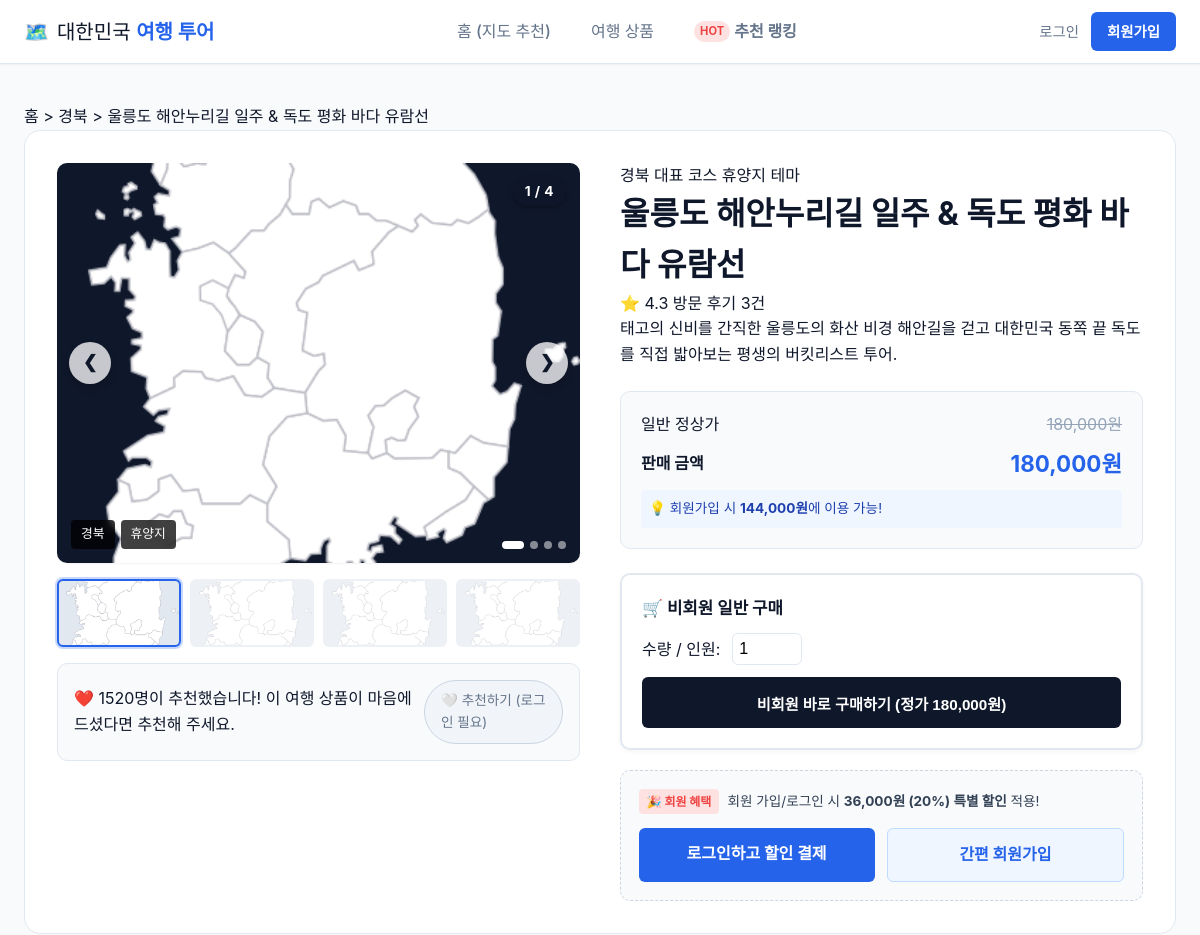
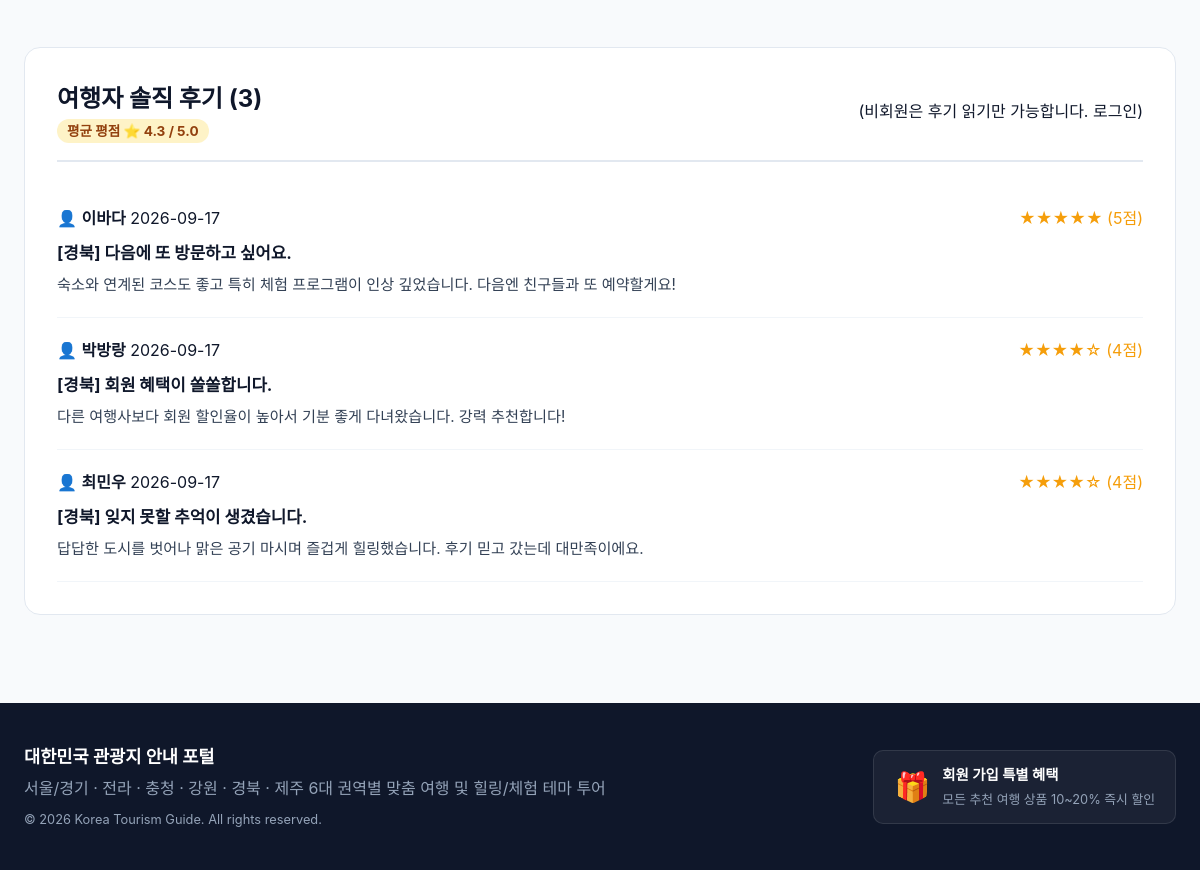
The page /products/27 on the database its author committed (2 pictures, top to bottom).
### models/tour.py (models this page shows, shortened)
class TourProduct(db.Model):
    __tablename__ = 'tour_products'
    id = db.Column(db.Integer, primary_key=True)
    name = db.Column(db.String(150), nullable=False, index=True)
    description = db.Column(db.Text, nullable=False)
    region = db.Column(db.String(50), nullable=False, index=True) # 6개 지역
    theme_id = db.Column(db.Integer, db.ForeignKey('themes.id'), nullable=False)
    original_price = db.Column(db.Integer, nullable=False)
    member_discount_rate = db.Column(db.Float, default=0.15) # 회원 15% 기본 할인
    recommendation_count = db.Column(db.Integer, default=0, index=True) # 누적 추천수
    image_url = db.Column(db.String(255), default='/static/img/default-tour.jpg')
    image_urls = db.Column(db.Text, nullable=True) # JSON 문자열 형태의 3~4개 이상 이미지 URL 목록
    created_at = db.Column(db.DateTime, default=lambda: datetime.now(timezone.utc))
    reviews = db.relationship('Review', backref='product', lazy='dynamic', cascade='all, delete-orphan')
    likes = db.relationship('ProductLike', backref='product', lazy='dynamic', cascade='all, delete-orphan')
    order_items = db.relationship('OrderItem', backref='product', lazy='dynamic')
    cart_items = db.relationship('CartItem', backref='product', lazy='dynamic')
    def get_discounted_price(self, is_member=False):
        if is_member:
            return int(self.original_price * (1 - self.member_discount_rate))
        return self.original_price
    def get_discount_amount(self, is_member=False):
        if is_member:
            return self.original_price - self.get_discounted_price(True)
        return 0
    def get_average_rating(self):
        review_list = self.reviews.all()
        if not review_list:
            return 0.0
        return round(sum(r.rating for r in review_list) / len(review_list), 1)
    def is_liked_by(self, user):
        if not user or not user.is_authenticated:
            return False
        return self.likes.filter_by(user_id=user.id).first() is not None
    def get_image_list(self):
        if self.image_urls:
            try:
                import json
                urls = json.loads(self.image_urls)
                if isinstance(urls, list) and len(urls) > 0:
                    return urls
            except Exception:
                urls = [u.strip() for u in self.image_urls.splitlines() if u.strip()]
                if urls:
                    return urls
        if self.image_url:
            return [self.image_url]
        return ['/static/img/default-tour.jpg']

class Theme(db.Model):
    __tablename__ = 'themes'
    id = db.Column(db.Integer, primary_key=True)
    code = db.Column(db.String(50), unique=True, nullable=False) # e.g. RESORT, EXPERIENCE
    name = db.Column(db.String(50), unique=True, nullable=False) # '휴양지', '체험'
    description = db.Column(db.String(200), nullable=True)
    is_active = db.Column(db.Boolean, default=True)
    products = db.relationship('TourProduct', backref='theme', lazy='dynamic')

### models/review.py (models this page shows, shortened)
class Review(db.Model):
    __tablename__ = 'reviews'
    id = db.Column(db.Integer, primary_key=True)
    user_id = db.Column(db.Integer, db.ForeignKey('users.id', ondelete='CASCADE'), nullable=False)
    product_id = db.Column(db.Integer, db.ForeignKey('tour_products.id', ondelete='CASCADE'), nullable=False)
    title = db.Column(db.String(150), nullable=False)
    content = db.Column(db.Text, nullable=False)
    rating = db.Column(db.Integer, default=5, nullable=False) # 1~5
    created_at = db.Column(db.DateTime, default=lambda: datetime.now(timezone.utc))
    updated_at = db.Column(db.DateTime, default=lambda: datetime.now(timezone.utc), onupdate=lambda: datetime.now(timezone.utc))

### models/user.py (models this page shows, shortened)
class User(UserMixin, db.Model):
    __tablename__ = 'users'
    id = db.Column(db.Integer, primary_key=True)
    username = db.Column(db.String(50), unique=True, nullable=False, index=True) # ID
    password_hash = db.Column(db.String(255), nullable=False)
    name = db.Column(db.String(80), nullable=False)                                # 이름
    email = db.Column(db.String(120), unique=True, nullable=False, index=True)   # email
    phone = db.Column(db.String(30), unique=True, nullable=False)                 # 전화번호
    role = db.Column(db.String(20), default='MEMBER')                             # MEMBER, ADMIN
    created_at = db.Column(db.DateTime, default=lambda: datetime.now(timezone.utc))
    reviews = db.relationship('Review', backref='author', lazy='dynamic', cascade='all, delete-orphan')
    orders = db.relationship('Order', backref='user', lazy='dynamic', cascade='all, delete-orphan')
    cart = db.relationship('Cart', backref='user', uselist=False, cascade='all, delete-orphan')
    likes = db.relationship('ProductLike', backref='user', lazy='dynamic', cascade='all, delete-orphan')

### views/product_views.py (the view)
@product_bp.route('/<int:product_id>')
def detail(product_id):
    product = TourProduct.query.get_or_404(product_id)
    cart_form = AddToCartForm(product_id=product.id)
    is_liked = product.is_liked_by(current_user)
    reviews = product.reviews.order_by(db.desc('created_at')).all()
    related_products = TourProduct.query.filter(
        TourProduct.region == product.region,
        TourProduct.id != product.id
    ).limit(3).all()
    return render_template(
        'product/detail.html',
        product=product,
        cart_form=cart_form,
        is_liked=is_liked,
        reviews=reviews,
        related_products=related_products
    )

### templates/product/detail.html (shortened to what this page needs)
{% extends "base.html" %}
{% block content %}
<div class="container page-content">
  <div class="breadcrumb">
    <a href="{{ url_for('main.index') }}">홈</a> &gt;
    <a href="{{ url_for('product.list_products', region=product.region) }}">{{ product.region }}</a> &gt;
    <span class="current">{{ product.name }}</span>
  </div>
  <div class="product-detail-layout">
    <div class="detail-gallery">
      {% set images = product.get_image_list() %}
      <div class="product-carousel" id="tourCarousel" data-total="{{ images|length }}">
        <div class="carousel-viewport" id="carouselViewport">
          <div class="carousel-track" id="carouselTrack">
            {% for img in images %}
              <div class="carousel-slide {% if loop.first %}active{% endif %}" data-index="{{ loop.index0 }}">
                <img src="{{ img }}" alt="{{ product.name }} 사진 {{ loop.index }}" class="carousel-img" onerror="this.src='/static/img/default-tour.jpg'">
              </div>
            {% endfor %}
          </div>
          <div class="image-tags">
            <span class="tag-region">{{ product.region }}</span>
            <span class="tag-theme">{{ product.theme.name }}</span>
          </div>
          {% if images|length > 1 %}
            <div class="carousel-counter">
              <span id="currentSlideNum">1</span> / <span>{{ images|length }}</span>
            </div>
            <button type="button" class="carousel-btn prev-btn" id="carouselPrevBtn" aria-label="이전 사진">❮</button>
            <button type="button" class="carousel-btn next-btn" id="carouselNextBtn" aria-label="다음 사진">❯</button>
            <div class="carousel-indicators">
              {% for img in images %}
                <button type="button" class="indicator-dot {% if loop.first %}active{% endif %}" data-index="{{ loop.index0 }}" aria-label="사진 {{ loop.index }}번으로 이동"></button>
              {% endfor %}
            </div>
          {% endif %}
        </div>
        {% if images|length > 1 %}
          <div class="carousel-thumbnails" id="carouselThumbnails">
            {% for img in images %}
              <button type="button" class="thumb-item {% if loop.first %}active{% endif %}" data-index="{{ loop.index0 }}" aria-label="사진 {{ loop.index }}번 선택">
                <img src="{{ img }}" alt="{{ product.name }} 썸네일 {{ loop.index }}" onerror="this.src='/static/img/default-tour.jpg'">
              </button>
            {% endfor %}
          </div>
        {% endif %}
      </div>
      <div class="recommend-box">
        <div class="recommend-info">
          <span class="recommend-count">❤️ {{ product.recommendation_count }}명이 추천했습니다!</span>
          <span class="recommend-desc">이 여행 상품이 마음에 드셨다면 추천해 주세요.</span>
        </div>
        {% if current_user.is_authenticated %}
          <form action="{{ url_for('product.toggle_like', product_id=product.id) }}" method="POST">
            <input type="hidden" name="csrf_token" value="{{ csrf_token() }}">
            <button type="submit" class="btn-like {% if is_liked %}liked{% endif %}">
              {% if is_liked %}❤️ 추천 완료 (취소){% else %}🤍 추천하기{% endif %}
            </button>
          </form>
        {% else %}
          <a href="{{ url_for('auth.login', next=request.path) }}" class="btn-like-disabled">
            🤍 추천하기 (로그인 필요)
          </a>
        {% endif %}
      </div>
    </div>
    <div class="detail-info-panel">
      <div class="info-badges">
        <span class="badge-accent">{{ product.region }} 대표 코스</span>
        <span class="badge-sub">{{ product.theme.name }} 테마</span>
      </div>
      <h1 class="detail-title">{{ product.name }}</h1>
      <div class="rating-summary">
        <span class="stars">⭐ {{ product.get_average_rating() }}</span>
        <span class="review-count">방문 후기 {{ reviews|length }}건</span>
      </div>
      <p class="detail-intro">{{ product.description }}</p>
      <div class="pricing-card">
        <div class="price-row">
          <span class="label">일반 정상가</span>
          <span class="val-orig">{{ "{:,}".format(product.original_price) }}원</span>
        </div>
        {% if current_user.is_authenticated %}
          <div class="price-row discount-row">
            <span class="label">회원 우대 할인 ({{ (product.member_discount_rate * 100)|int }}%)</span>
            <span class="val-discount">- {{ "{:,}".format(product.get_discount_amount(True)) }}원</span>
          </div>
          <div class="price-row final-row">
            <span class="label"><strong>회원 최종 혜택가</strong></span>
            <span class="val-final"><strong>{{ "{:,}".format(product.get_discounted_price(True)) }}원</strong></span>
          </div>
        {% else %}
          <div class="price-row final-row">
            <span class="label"><strong>판매 금액</strong></span>
            <span class="val-final"><strong>{{ "{:,}".format(product.original_price) }}원</strong></span>
          </div>
          <div class="guest-banner">
            <p>💡 <a href="{{ url_for('auth.signup') }}">회원가입</a> 시 <strong>{{ "{:,}".format(product.get_discounted_price(True)) }}원</strong>에 이용 가능!</p>
          </div>
        {% endif %}
      </div>
      <div class="order-action-box">
        {% if current_user.is_authenticated %}
          <form action="{{ url_for('cart.add_to_cart') }}" method="POST" class="cart-form" id="memberOrderForm">
            {{ cart_form.hidden_tag() }}
            <div class="qty-selector">
              <label for="quantity">수량 / 인원:</label>
              {{ cart_form.quantity(class="qty-input", id="memberQuantity", min=1, max=99) }}
            </div>
            <div class="btn-group-action">
              {{ cart_form.submit(class="btn-secondary-action") }}
              <button type="button" class="btn-primary-action" onclick="goToMemberCheckout()">
                즉시 예약/결제하기
              </button>
            </div>
          </form>
          <script>
            function goToMemberCheckout() {
              const qty = document.getElementById('memberQuantity').value || 1;
              location.href = "{{ url_for('order.checkout', product_id=product.id) }}&quantity=" + qty;
            }
          </script>
        {% else %}
          <div class="login-prompt-box">
            <div class="guest-purchase-box">
              <h4 class="guest-purchase-title">🛒 비회원 일반 구매</h4>
              <form action="{{ url_for('order.checkout') }}" method="GET" class="guest-order-form">
                <div class="qty-selector">
                  <label for="guest_quantity">수량 / 인원:</label>
                  <input type="number" id="guest_quantity" name="quantity" value="1" min="1" max="99" class="qty-input">
                </div>
                <div class="btn-group-action" style="margin-top: 0.75rem;">
                  <button type="submit" class="btn-guest-action">
                    비회원 바로 구매하기 (정가 {{ "{:,}".format(product.original_price) }}원)
                  </button>
                </div>
              </form>
            </div>
            <div class="guest-benefit-prompt">
              <div class="benefit-badge-line">
                <span class="badge-discount-tip">🎉 회원 혜택</span>
                <span>회원 가입/로그인 시 <strong>{{ "{:,}".format(product.get_discount_amount(True)) }}원 ({{ (product.member_discount_rate * 100)|int }}%) 특별 할인</strong> 적용!</span>
              </div>
              <div class="btn-group-action">
                <a href="{{ url_for('auth.login', next=request.path) }}" class="btn-primary-action">로그인하고 할인 결제</a>
                <a href="{{ url_for('auth.signup') }}" class="btn-secondary-action">간편 회원가입</a>
              </div>
            </div>
          </div>
        {% endif %}
      </div>
    </div>
  </div>
  <section class="reviews-section" id="reviews">
    <div class="reviews-header">
      <div class="reviews-title-wrap">
        <h2>여행자 솔직 후기 <span class="count">({{ reviews|length }})</span></h2>
        <span class="rating-pill">평균 평점 ⭐ {{ product.get_average_rating() }} / 5.0</span>
      </div>
      <div class="reviews-cta">
        {% if current_user.is_authenticated %}
          <a href="{{ url_for('review.create_review', product_id=product.id) }}" class="btn-primary">
            ✏️ 후기 작성하기
          </a>
        {% else %}
          <span class="non-member-tip">
            (비회원은 후기 읽기만 가능합니다. <a href="{{ url_for('auth.login', next=request.path) }}">로그인</a>)
          </span>
        {% endif %}
      </div>
    </div>
    {% if reviews %}
      <div class="reviews-list">
        {% for r in reviews %}
          <div class="review-card">
            <div class="review-top">
              <div class="review-author">
                <span class="avatar-icon">👤</span>
                <strong>{{ r.author.name }}</strong>
                <span class="review-date">{{ r.created_at.strftime('%Y-%m-%d') }}</span>
              </div>
              <div class="review-stars">
                {% for _ in range(r.rating) %}★{% endfor %}{% for _ in range(5 - r.rating) %}☆{% endfor %}
                <span class="score">({{ r.rating }}점)</span>
              </div>
            </div>
            <h4 class="review-subject">{{ r.title }}</h4>
            <p class="review-text">{{ r.content }}</p>
          </div>
        {% endfor %}
      </div>
    {% endif %}
  </section>
</div>
{% endblock %}

### rows shown on the page
TourProduct: region "경북", name "울릉도 해안누리길 일주 & 독도 평화 바다 유람선", recommendation_count "1520", description "태고의 신비를 간직한 울릉도의 화산 비경 해안길을 걷고 대한민국 동쪽 끝 독도를 직접 밟아보는 평생의 버킷리스트 투어.", original_price "180,000", get_discounted_price "144,000", get_discount_amount "36,000", (product.member_discount_rate*100)|int "20"
Theme: theme.name "휴양지"
Review: get_average_rating "4.3", author.name "이바다", created_at "2026-09-17", rating "5", title "[경북] 다음에 또 방문하고 싶어요.", content "숙소와 연계된 코스도 좋고 특히 체험 프로그램이 인상 깊었습니다. 다음엔 친구들과 또 예약할게요!"
Review: author.name "박방랑", created_at "2026-09-17", rating "4", title "[경북] 회원 혜택이 쏠쏠합니다.", content "다른 여행사보다 회원 할인율이 높아서 기분 좋게 다녀왔습니다. 강력 추천합니다!"
Review: author.name "최민우", created_at "2026-09-17", rating "4", title "[경북] 잊지 못할 추억이 생겼습니다.", content "답답한 도시를 벗어나 맑은 공기 마시며 즐겁게 힐링했습니다. 후기 믿고 갔는데 대만족이에요."

### other values the page prints
{{ images|length }} "4"
{{ reviews|length }} "3"
